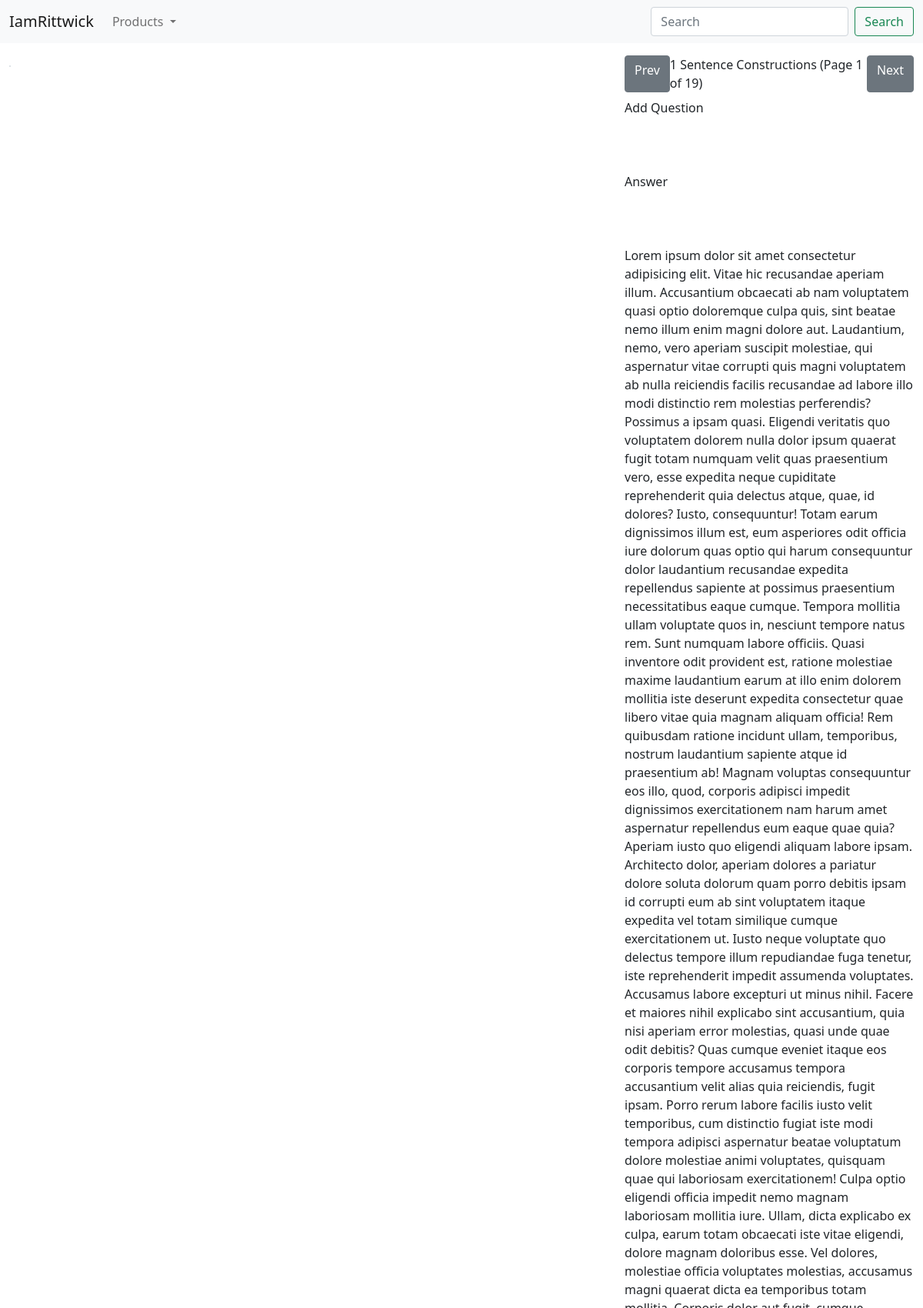
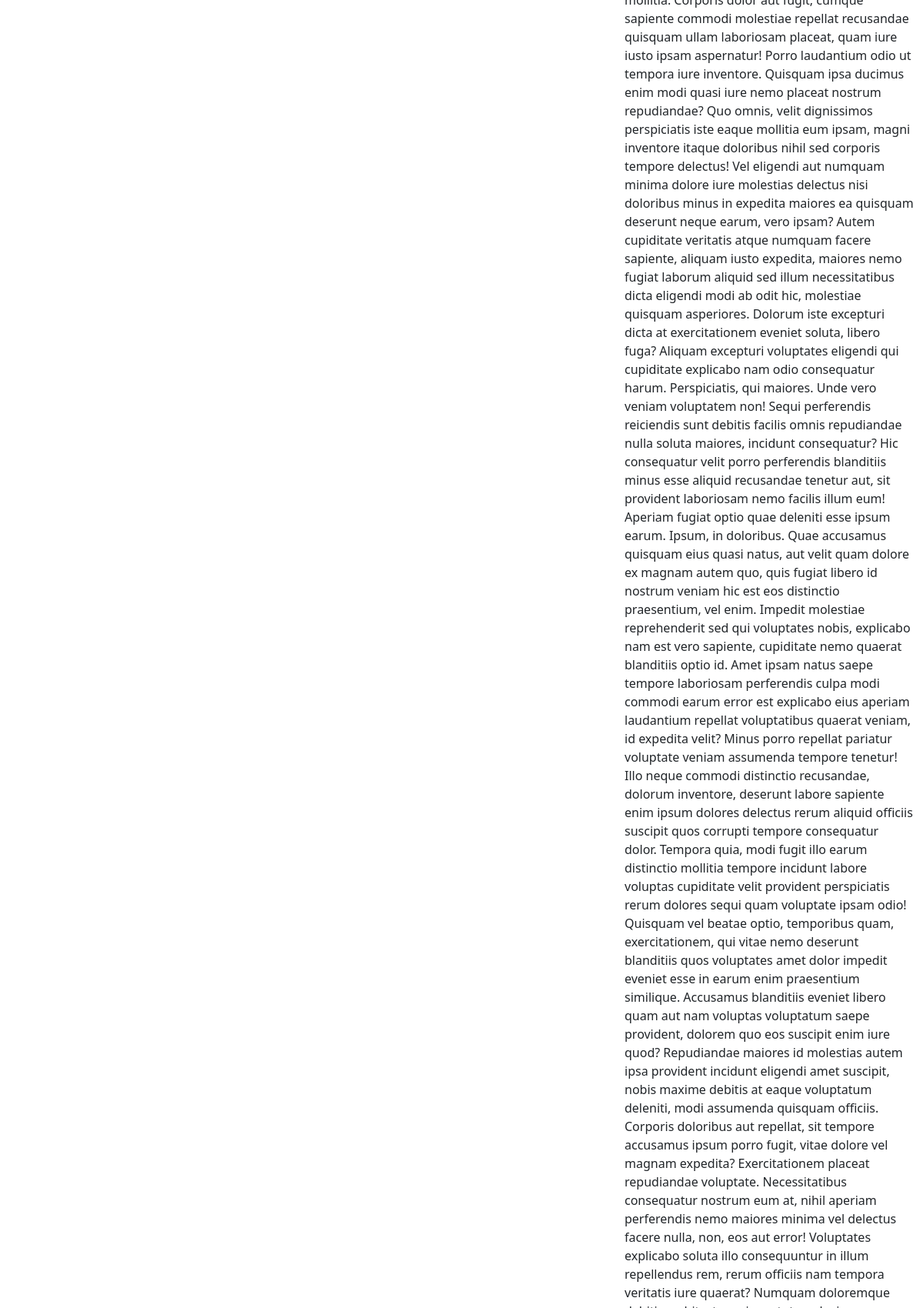
/english_grammar/chapter/1/page/1 (upper part), run on the app's committed database (2 pictures, top to bottom).
### english_grammar/models.py (models this page shows, shortened)
class Chapter(models.Model):
    title = models.CharField(max_length=200, default="Add Title")
    total_pages = models.IntegerField()
    slno = models.IntegerField(blank=True, null=True)
    class Meta:
        ordering = ['slno']

### english_grammar/views.py (the view)
# urls.py: path('chapter/<int:chapter_id>/page/<int:page_no>', views.page_detail, name='page-detail'),
def page_detail(request, chapter_id, page_no):
    chapter = get_object_or_404(Chapter, pk=chapter_id)
    if 1 <= page_no and page_no <= chapter.total_pages:
        if page_no==chapter.total_pages:
            next_page_no = 1
        else:
            next_page_no = page_no + 1
        if page_no == 1:
            prev_page_no = chapter.total_pages
        else:
            prev_page_no = page_no - 1
        return render(request, 'english_grammar/page_detail.html', {'chapter': chapter, 'page_no': page_no, 'next_page_no': next_page_no, 'prev_page_no': prev_page_no})
    else:
        return redirect('english_grammar:chapter-list')

### english_grammar/templates/english_grammar/page_detail.html (shortened to what this page needs)
{% extends 'base.html' %}
{% block page_content %}
<div class="container-fluid">
<div class="row my-3">
    <div class="col-8">
        <div class="box">
            <img class="w-100 border" src="https://github.com/my-personal-repos/english-grammar-book/blob/main/chapter-{{chapter.slno}}/{{page_no}}.jpg?raw=true" alt="">
        </div>
    </div>
    <div class="col-4 box">
        <div class="col-12 d-flex justify-content-between mb-2">
            <a href="{% url 'english_grammar:page-detail' chapter.pk prev_page_no %}" class="btn btn-secondary">Prev</a>
            <span>{{chapter.slno}} {{chapter.title|title}} (Page {{page_no}} of {{chapter.total_pages}})</span>
            <a href="{% url 'english_grammar:page-detail' chapter.pk next_page_no %}" class="btn btn-secondary">Next</a>
        </div>
        <div class="mb-3">
            <label for="question" class="form-label">Add Question</label>
            <input type="text" name="question" class="form-control" id="question">
        </div>
        <div class="mb-3">
            <label for="answer" class="form-label">Answer</label>
            <input type="text" name="answer" class="form-control" id="answer">
        </div>
        <div class="pb-5">
        </div>
    </div>
</div>
</div>
{% endblock page_content %}

### english_grammar/templates/english_grammar/page_detail.html (style rules this page uses)
.box { height: 90vh; overflow: auto; }

### templates/base.html (style rules this page uses)
a { color: white; text-decoration: none; }
input[type="text"], textarea, input[type="text"]::selection, textarea::selection { width: 100%; display: block; margin-top: 10px; margin-bottom: 20px; padding: 5px; border: none; outline: none; }

### data on the page
Chapter: slno "1", title "Sentence Constructions", total_pages "19"

### other printed values
{{ page_no }} "1"
